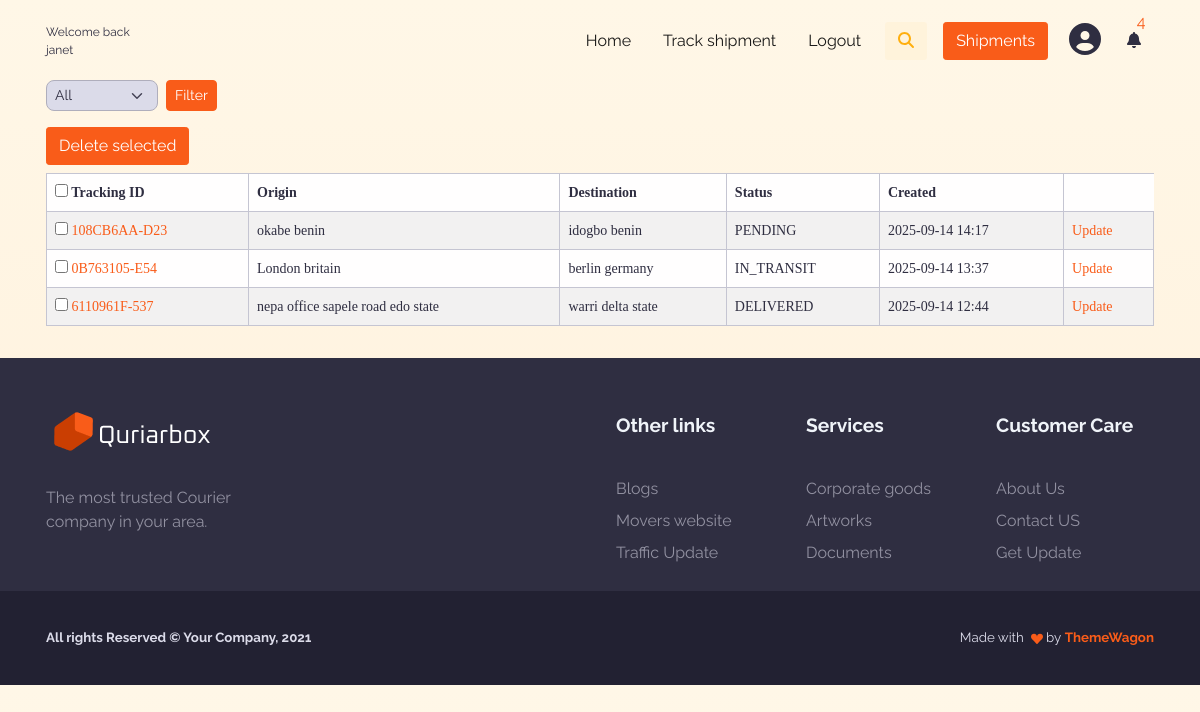
The app's page /shipments/list/ (signed in), older data.
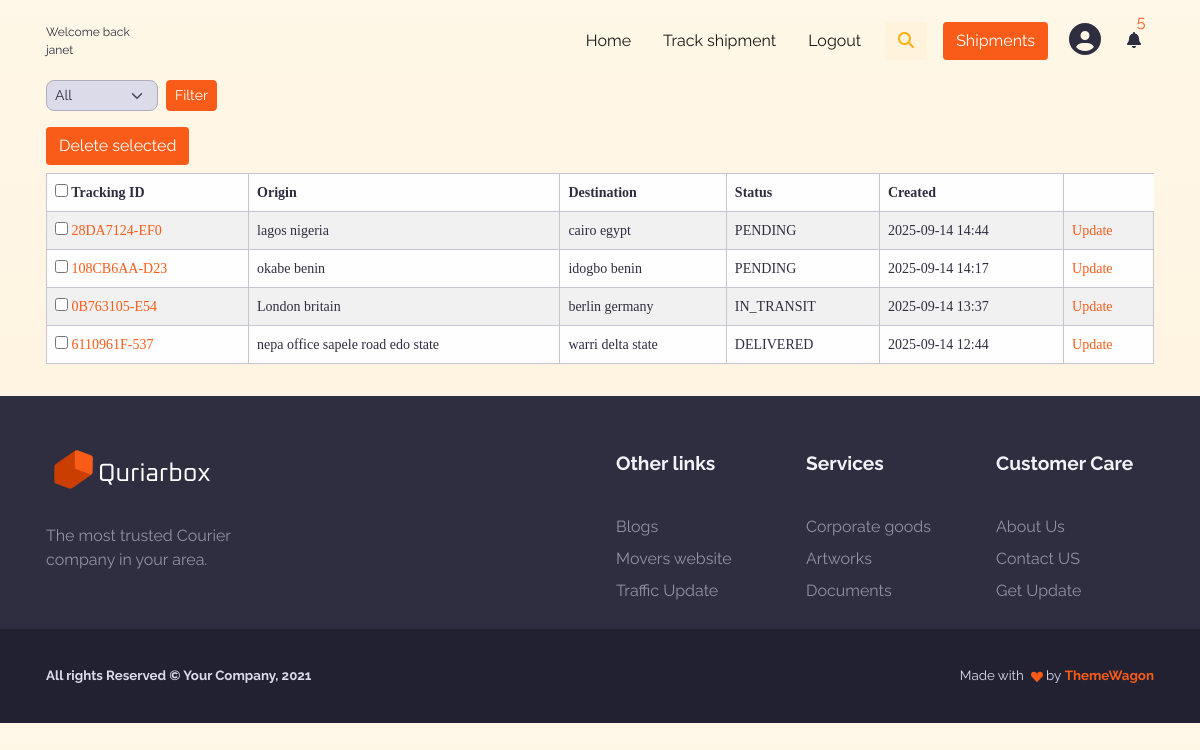
The same page, newer data.
### shipments/models.py (models this page shows, shortened)
class Shipment(models.Model):
    STATUS_CHOICES = [
        ("PENDING", "Pending"),
        ("IN_TRANSIT", "In Transit"),
        ("DELIVERED", "Delivered"),
        ("CANCELED", "Cancelled"),
    ]
    user = models.ForeignKey(User, on_delete=models.CASCADE, related_name="shipments")
    tracking_number = models.CharField(max_length=20, unique=True, blank=True)
    origin_address = models.TextField(max_length=255)
    destination_address = models.TextField(max_length=255)
    weight = models.DecimalField(max_digits=6, decimal_places=2)
    cost = models.DecimalField(max_digits=10, decimal_places=2, default=0.00)
    status = models.CharField(max_length=20, choices=STATUS_CHOICES, default="PENDING")
    created_at = models.DateTimeField(auto_now_add=True)
    updated_at = models.DateTimeField(auto_now=True)

### shipments/views.py (the view)
# urls.py: path("list/", ShipmentListView.as_view(), name="list"),
class ShipmentListView(LoginRequiredMixin, ListView):
    model = Shipment
    template_name = "shipments/list.html"
    context_object_name = "shipments"
    login_url = "users:login"
    def get_queryset(self):
        user = self.request.user
        query = self.request.GET.get("q")
        status = self.request.GET.get("status")
        qs = Shipment.objects.filter(user=user).order_by("-created_at")
        if query:
            qs = qs.filter(
                models.Q(tracking_number__icontains=query)|
                models.Q(origin_address__icontains=query) |
                models.Q(destination_address__icontains=query)
            )
        if status and status != "ALL":
            qs = qs.filter(status=status)
        return qs
    def get_context_data(self, **kwargs):
        context = super().get_context_data(**kwargs)
        context["status_choices"] = Shipment.STATUS_CHOICES
        context["selected_status"] = self.request.GET.get("status", "ALL")
        context["query"] = self.request.GET.get("q", "")
        return context

### notifications/context_processor.py (called while the page is built)
def notifications_count(request):
    if not request.user.is_authenticated:
        return {}
    unread_count = Notification.objects.filter(recipient=request.user,is_read=False).count()
    recent = Notification.objects.filter(recipient=request.user)[:6]
    return {
        "unread_notification_count": unread_count,
        "recent_notifications": recent}

### shipments/templates/shipments/list.html (shortened to what this page needs)
{% extends "base.html" %}
{% load static %}
{% block content %}
<div class="container mt-7 mb-3 ">
    <div class="d-flex justify-content-between align-items-center mb-3">
  <form method="get" class="d-flex align-items-center">
    <select name="status" class="form-select form-select-sm me-2">
      <option value="ALL" {% if selected_status == "ALL" %}selected{% endif %}>All</option>
    </select>
    <button type="submit" class="btn btn-primary btn-sm">Filter</button>
  </form>
</div>
    <form method="post" action="{% url 'shipments:delete' %}">
        <div class="table-responsive">
            <input type="submit" class="btn btn-primary mb-2 " value="Delete selected"/>
            <table class="table table-striped table-bordered bg-white ">
                <thead>
                    <tr>
                        <th>
                            <input type="checkbox" id="select_all">
                            Tracking ID
                        </th>
                        <th>Origin</th>
                        <th>Destination</th>
                        <th>Status</th>
                        <th>Created</th>
                </thead>
                <tbody>
                    {% for shipment in shipments %}
                    <tr>
                        <td>
                            <input type="checkbox" value="{{ shipment.id }}" name="shipments">
                            <a href="{% url 'shipments:detail' shipment.id %}" class="text-primary">{{ shipment.tracking_number }}</a></td>
                        <td>{{ shipment.origin_address }}</td>
                        <td>{{ shipment.destination_address }}</td>
                        <td>{{ shipment.status }}</td>
                        <td>{{ shipment.created_at|date:"Y-m-d H:i" }}</td>
                        <td><a href="{% url 'shipments:update' shipment.id %}" class="text-primary">Update</a></td>
                    </tr>
                    {% endfor %}
                </tbody>
            </table>
        </div>
</form>
</div>
{% endblock %}

### templates/includes/_navbar.html (shortened to what this page needs)
  {% load static %}
    <main class="main" id="top">
      <nav class="navbar navbar-expand-lg navbar-light fixed-top py-3 d-block" data-navbar-on-scroll="data-navbar-on-scroll">
        <div class="container">
           {% if request.user.is_authenticated %}
                <span style="font-size:12px"> Welcome back <br/> {{ request.user.username }} </span>
            {% else %}
          <a class="navbar-brand" href="#"><img src="{% static 'img/gallery/logo.png' %}" height="45" alt="logo" /></a>
              {% endif %}
          <div class="collapse navbar-collapse border-top border-lg-0 mt-4 mt-lg-0" id="navbarSupportedContent">
            <ul class="navbar-nav ms-auto pt-2 pt-lg-0 font-base">
              <li class="nav-item px-2">
                <a class="nav-link" aria-current="page" href="{% url 'home'%}">Home</a>
              </li>
              <li class="nav-item px-2">
              <a class="nav-link" href="{% url 'shipments:track' %}">
            Track shipment
          </a>
              </li>
              <li class="nav-item px-2">
                {% if request.user.is_authenticated %}
                  <a class="nav-link" href="{% url 'users:logout' %}">Logout</a>
                {% else %}
                  <a class="nav-link" href="{% url 'users:login' %}">Login</a>
                {% endif %}
              </li>
            </ul>
            <div class="dropdown d-none d-lg-block">
              {% if shipments or assigned_deliveries %}
                {% if request.user.profile.role == 'customer' %}
                    <button class="btn bg-soft-warning ms-2" id="dropdownMenuButton1"
                            type="button" data-bs-toggle="dropdown" aria-expanded="false">
                      <i class="fas fa-search text-warning"></i>
                    </button>
                {% endif %}
              {% endif %}
            </div>
            {% if request.user.is_authenticated %}
              {% if request.user.profile.role == 'customer'%}
                  <a class="btn btn-primary order-1 order-lg-0 ms-lg-3" href="{% url 'shipments:list' %}">Shipments</a>
              {% elif request.user.profile.role == "courier" %}
                  <a class="btn btn-primary order-1 order-lg-0 ms-lg-3" href="{% url 'delivery:list' %}">Assigned deliveries</a>
              {% elif request.user.profile.role == "admin" %}
                  <a class="btn btn-primary order-1 order-lg-0 ms-lg-3" href="/admin">Admin panel</a>
              {% endif %}
               <a class="btn  ms-2" href="{% url 'users:profile' %}"><i class="fas fa-2x fa-user-circle "></i>
              </a>
            {% else %}
              <a class="btn btn-primary order-1 order-lg-0 ms-lg-3" href="{% url 'users:register' %}">Register</a>
            {% endif %}
            <li class="nav-item dropdown list-unstyled">
            <a class="btn" href="#" id="navbarDropdownNotifications" role="button"
              data-bs-toggle="dropdown" aria-expanded="false">
              <i class="fas fa-bell fa-1x"></i>
              {% if unread_notification_count > 0 %}
                 <span class="text-primary position-absolute top-0 start-90 translate-middle">
                  {{ unread_notification_count }}
                 </span>
              {% endif %}
            </a>
          </li>
          </div>
        </div>
      </nav>

Row changes from the older to the newer data that the page shows:
added Shipment: tracking_number "28DA7124-EF0", origin_address "lagos nigeria", destination_address "cairo egypt", status "PENDING", created_at "2025-09-14 14:44"
Text that changed along with them:
{{ unread_notification_count }}: "4" → "5"
